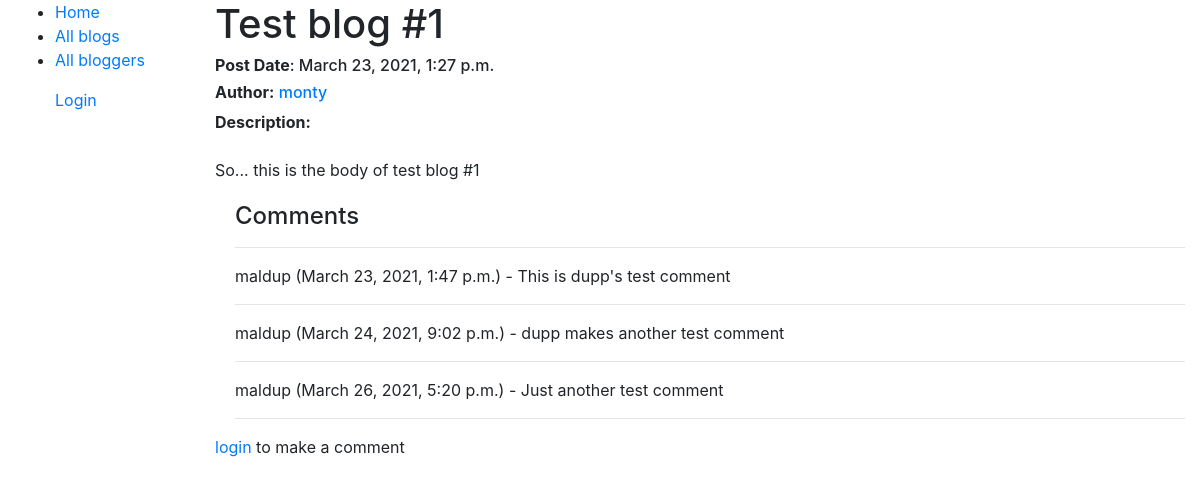
Page /blog/blog/1 on the committed database.
### blog/models.py (models this page shows, shortened)
class Post(models.Model):
    STATUS_CHOICES = (
            ("draft", "Draft"),
            ("published", "Published"),
        )
    title = models.CharField(max_length=100, unique=True)
    slug = models.SlugField(max_length=250, unique_for_date="publish")
    summary = models.TextField(max_length=500, help_text="Give a brief summary of what your post is about")
    date_posted = models.DateTimeField(default=timezone.now)
    author = models.ForeignKey(User, editable=False, on_delete=models.CASCADE)
    body = models.TextField()
    publish = models.DateTimeField(default=timezone.now)
    created = models.DateTimeField(auto_now_add=True)
    updated = models.DateTimeField(auto_now=True)
    genre = models.ForeignKey('Tag',null=True, on_delete=models.SET_NULL)
    status = models.CharField(
        max_length=10, choices=STATUS_CHOICES, default="draft"
    )
    class Meta:
        ordering = ("-publish",)

class User(AbstractBaseUser, PermissionsMixin):
    email = models.EmailField(_("email address"), unique=True)
    user_name = models.CharField(max_length=150, unique=True, help_text=_("Enter pseudonym"))
    first_name = models.CharField(max_length=150)
    last_name = models.CharField(max_length=150)
    start_date = models.DateTimeField(default = timezone.now)
    bio = models.TextField(_("Bio"), max_length=500, blank=True)
    is_staff = models.BooleanField(default=False)
    is_active = models.BooleanField(default = True)
    objects = CustomAccountManager()
    USERNAME_FIELD = 'email'
    REQUIRED_FIELDS = ['user_name', 'first_name', 'last_name']
    def __str__(self):
        return self.user_name

class Comment(models.Model):
    post = models.ForeignKey(Post, on_delete=models.CASCADE, related_name="comments")
    user = models.ForeignKey(User,null=True, blank=True, on_delete=models.CASCADE)
    body = models.TextField(max_length=160)
    created = models.DateTimeField(auto_now_add=True)
    updated = models.DateTimeField(auto_now=True)
    class Meta:
        ordering = ("created",)

### blog/views.py (the view, shortened to what this page needs)
# urls.py: path('blog/<int:pk>', views.BlogDetailView.as_view(), name='blog-detail'),
class BlogDetailView(DetailView):
    model = Post
    paginate_by = 10
    def get_context_data(self, **kwargs):
        context = super(BlogDetailView, self).get_context_data(**kwargs)
        context["comment"] = Comment.objects.filter(post_id = self.kwargs['pk'])
        return context

### blog/templates/blog/post_detail.html
{% extends 'base_generic.html' %}
{% block content %}
<h1>{{post.title}}</h1>
<h6><strong>Post Date</strong>: {{post.date_posted}}</h6>
<h6><strong>Author:</strong> <a href="{% url 'blogger-info' post.author.id%}">{{post.author}}</a></h6>
<strong>Description:</strong>
<br><br>
<p>{{post.body}}</p>
<div style="margin-top: 20px; margin-left: 20px;">
    <h4>Comments</h4>
    <hr>
    {% for post in comment%}
        <p>{{post.user}} ({{post.created}}) - {{post.body}}</p>
        <hr>
    {% endfor %}
</div>
{% if user.is_authenticated %}
<a href="{% url 'comment' post.pk %}">Add a comment</a>
{% else %}
<p><a href="{% url 'login' %}">login</a> to make a comment </p>
{% endif %}
{% endblock content %}

### rows in the picture
Post: title "Test blog #1", date_posted "March 23, 2021, 1:27 p.m.", author "monty", body "So... this is the body of test blog #1"
Comment: user "maldup", created "March 23, 2021, 1:47 p.m.", body "This is dupp's test comment"
Comment: user "maldup", created "March 24, 2021, 9:02 p.m.", body "dupp makes another test comment"
Comment: user "maldup", created "March 26, 2021, 5:20 p.m.", body "Just another test comment"
